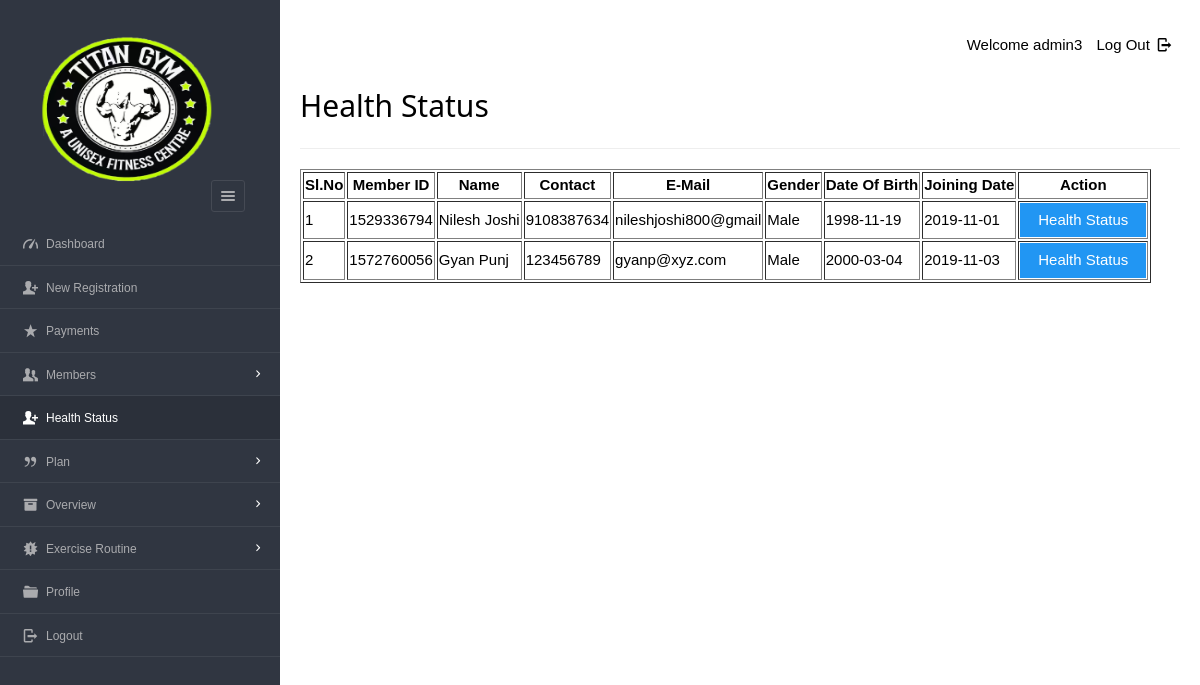
Screenshot of /dashboard/admin/new_health_status.php (signed in) with the database file from the repository.
### tables this page shows
CREATE TABLE `enrolls_to` (
  `et_id` int(5) NOT NULL,
  `pid` varchar(8) NOT NULL,
  `uid` varchar(20) NOT NULL,
  `paid_date` varchar(15) DEFAULT NULL,
  `expire` varchar(15) DEFAULT NULL,
  `renewal` varchar(15) DEFAULT NULL
);

CREATE TABLE `users` (
  `userid` varchar(20) NOT NULL,
  `username` varchar(40) NOT NULL,
  `gender` varchar(8) NOT NULL,
  `mobile` varchar(20) NOT NULL,
  `email` varchar(20) NOT NULL,
  `dob` varchar(10) NOT NULL,
  `joining_date` varchar(10) NOT NULL
);

### dashboard/admin/new_health_status.php (the view, shortened to what this page needs)
<?php
require '../../include/db_conn.php';
?>
<!DOCTYPE html>
<html lang="en">
<head>
  <link rel="stylesheet" href="../../css/style.css"  id="style-resource-5">
    <link rel="stylesheet" href="../../css/dashMain.css">
    <link rel="stylesheet" type="text/css" href="../../css/entypo.css">
	<link href="a1style.css" rel="stylesheet" type="text/css">
</head>
     <body class="page-body  page-fade" onload="collapseSidebar()">
    	<div class="page-container sidebar-collapsed" id="navbarcollapse">
		<div class="sidebar-menu">
			<header class="logo-env">
			<div class="logo">
				<a href="main.php">
					<img src="../../images/logo.png" alt="" width="192" height="80" />
				</a>
			</div>
					<div class="sidebar-collapse" onclick="collapseSidebar()">
				<a href="#" class="sidebar-collapse-icon with-animation">
					<i class="entypo-menu"></i>
				</a>
			</div>
			</header>
    		<?php include('nav.php'); ?>
    	</div>
    		<div class="main-content">
				<div class="row">
					<div class="col-md-6 col-sm-8 clearfix">
					</div>
					<div class="col-md-6 col-sm-4 clearfix hidden-xs">
						<ul class="list-inline links-list pull-right">
							<li>Welcome <?php echo $_SESSION['full_name']; ?>
							</li>
							<li>
								<a href="logout.php">
									Log Out <i class="entypo-logout right"></i>
								</a>
							</li>
						</ul>
					</div>
				</div>
		<h2>Health Status</h2>
		<hr />
		<table class="table table-bordered datatable" id="table-1" border=1>
			<thead>
				<tr><h2>
					<th>Sl.No</th>
					<th>Member ID</th>
					<th>Name</th>
					<th>Contact</th>
					<th>E-Mail</th>
					<th>Gender</th>
					<th>Date Of Birth</th>
					<th>Joining Date</th>
					<th>Action</th></h2>
				</tr>
			</thead>
				<tbody>
						<?php
							$query  = "select * from users ORDER BY joining_date";
							$result = mysqli_query($con, $query);
							$sno    = 1;
							if (mysqli_affected_rows($con) != 0) {
							    while ($row = mysqli_fetch_array($result, MYSQLI_ASSOC)) {
							        $uid   = $row['userid'];
							        $query1  = "select * from enrolls_to WHERE uid='$uid' AND renewal='yes'";
							        $result1 = mysqli_query($con, $query1);
							        if (mysqli_affected_rows($con) == 1) {
							            while ($row1 = mysqli_fetch_array($result1, MYSQLI_ASSOC)) {
							                echo "<tr><td>".$sno."</td>";
							                echo "<td>" . $row['userid'] . "</td>";
							                echo "<td>" . $row['username'] . "</td>";
							                echo "<td>" . $row['mobile'] . "</td>";
							                echo "<td>" . $row['email'] . "</td>";
							                echo "<td>" . $row['gender'] . "</td>";
							                echo "<td>" . $row['dob'] . "</td>";
							                echo "<td>" . $row['joining_date'] ."</td>";
							                $uname=$row['username'];
							       			$udob=$row['dob'];
							        		$ujoing=$row['joining_date'];
							        		$ugender=$row['gender'];
							                $sno++;
							                echo "<td><form action='health_status_entry.php' method='post'><input type='hidden' name='uid' value='" . $uid . "'/>
							                <input type='hidden' name='uname' value='" . $uname . "'/>
							                <input type='hidden' name='udob' value='" . $udob . "'/>
							                <input type='hidden' name='ujoin' value='" . $ujoing . "'/>
							                <input type='hidden' name='ugender' value='" . $ugender . "'/><input type='submit' class='a1-btn a1-blue' id='button1' value='Health Status' class='btn btn-info'/></form></td></tr>";
							            }
							        }
							    }
							}
						?>
					</tbody>
				</table>
    	</div>
    </body>
</html>

### css/style.css (style rules this page uses)
html { font-size: 62.5%; font-family: sans-serif; }
div { display: block; }
body { font-family: "Noto Sans", sans-serif, "Helvetica Neue", Helvetica, Arial, sans-serif; font-size: 12px; line-height: 1.428571429; display: block; margin: 0; }
*, *:before, *:after { box-sizing: border-box; }
a { text-decoration: none; background: transparent; }
img { vertical-align: middle; }
img { border: 0; }
.logo img { width: 220px; height: 200px; }
input, button, select, textarea { font-family: inherit; font-size: inherit; line-height: inherit; }
button, input { line-height: normal; }
button, input, select, textarea { font-family: inherit; font-size: 100%; margin: 0; }
input { background-color: white; cursor: text; padding: 1px; border-width: 2px; border-style: inset; border-color: initial; border-image: initial; }
input, textarea, select, button { text-rendering: auto; color: initial; letter-spacing: normal; word-spacing: normal; text-transform: none; text-indent: 0px; text-shadow: none; display: inline-block; text-align: start; margin: 0em; font: 400 13.3333px Arial; }
button, html input[type="button"], input[type="reset"], input[type="submit"] { cursor: pointer; }
a { color: #373e4a; text-decoration: none; }
a { background: transparent; }
a { color: #373e4a; }
.page-container { position: relative; padding-left: 280px; }
.page-container .sidebar-menu { position: absolute; width: 280px; top: 0; left: 0; bottom: 0; background: #303641; color: #aaabae; z-index: 1; min-height: 796px; box-sizing: border-box; }
.page-container .sidebar-menu .logo-env { width: 100%; padding: 35px; padding-bottom: 10px; box-sizing: border-box; }
.page-container .sidebar-menu .logo-env:before, .page-container .sidebar-menu .logo-env:after { content: " "; display: table; }
.page-container .sidebar-menu .logo-env > div { display: block; vertical-align: middle; white-space: nowrap; float: left; }
.page-container .sidebar-menu .logo-env > div > a { display: inline-block; color: #aaabae; }
.page-container .sidebar-menu .logo-env > div.sidebar-collapse, .page-container .sidebar-menu .logo-env > div.sidebar-mobile-menu { position: relative; float: right; }
.page-container .sidebar-menu .logo-env > div.sidebar-collapse a, .page-container .sidebar-menu .logo-env > div.sidebar-mobile-menu a { display: inline-block; border: 1px solid #454a54; text-align: center; padding: 0; line-height: 1; font-size: 20px; font-weight: 300; padding: 5px 2px; background-clip: padding-box; border-radius: 3px; transition: all 200ms ease-in-out; }
.page-container .sidebar-menu .logo-env .logo img { width: 180px; height: 150px; }
.page-container .sidebar-menu .logo-env:after { clear: both; }
ul, ol { margin-top: 0; margin-bottom: 8.5px; }
ul, menu, dir { display: block; list-style-type: disc; }
li { display: list-item; }
i, cite, em, var, address, dfn { font-style: italic; }

### css/entypo.css (style rules this page uses)
[class^="entypo-"]:before, [class*=" entypo-"]:before { font-family: "entypo"; font-style: normal; font-weight: normal; speak: none; display: inline-block; text-decoration: inherit; width: 1em; margin-right: .2em; text-align: center; font-variant: normal; text-transform: none; line-height: 1em; margin-left: .2em; }
.entypo-menu:before { content: '\e811'; }
.entypo-logout:before { content: '\e85d'; }

### dashboard/admin/new_health_status.php (style rules this page uses)
#button1 { width:126px; }

### rows the page displays
enrolls_to: uid.userid "1529336794", uid.username "Nilesh Joshi", uid.mobile "9108387634", uid.email "nileshjoshi800@gmail", uid.gender "Male", uid.dob "1998-11-19", uid.joining_date "2019-11-01"
enrolls_to: uid.userid "1572760056", uid.username "Gyan Punj", uid.mobile "123456789", uid.email "gyanp@xyz.com", uid.gender "Male", uid.dob "2000-03-04", uid.joining_date "2019-11-03"

### other values shown
$_SESSION['full_name'] "admin3"
